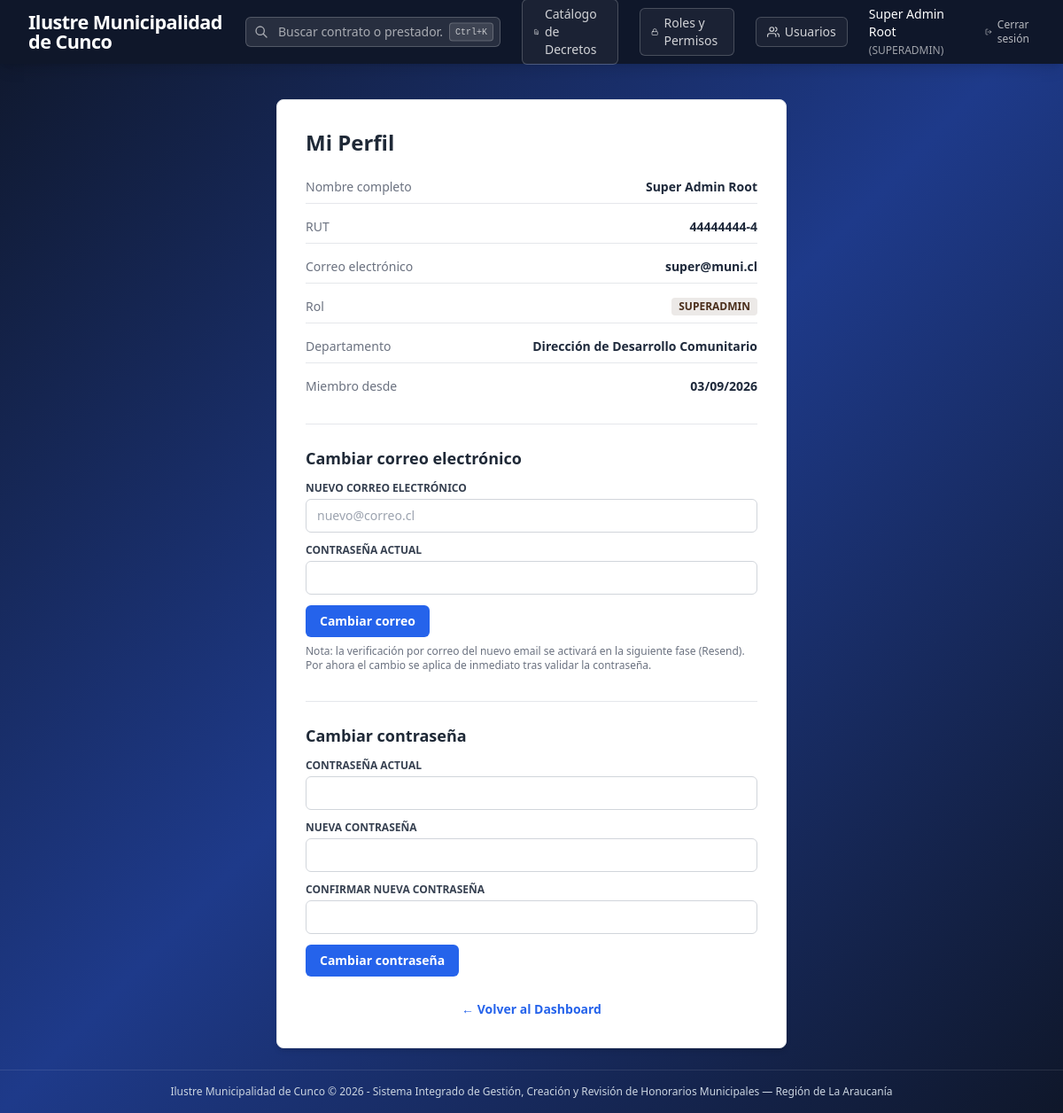
The page /auth/profile (signed in) on the database as committed earlier.
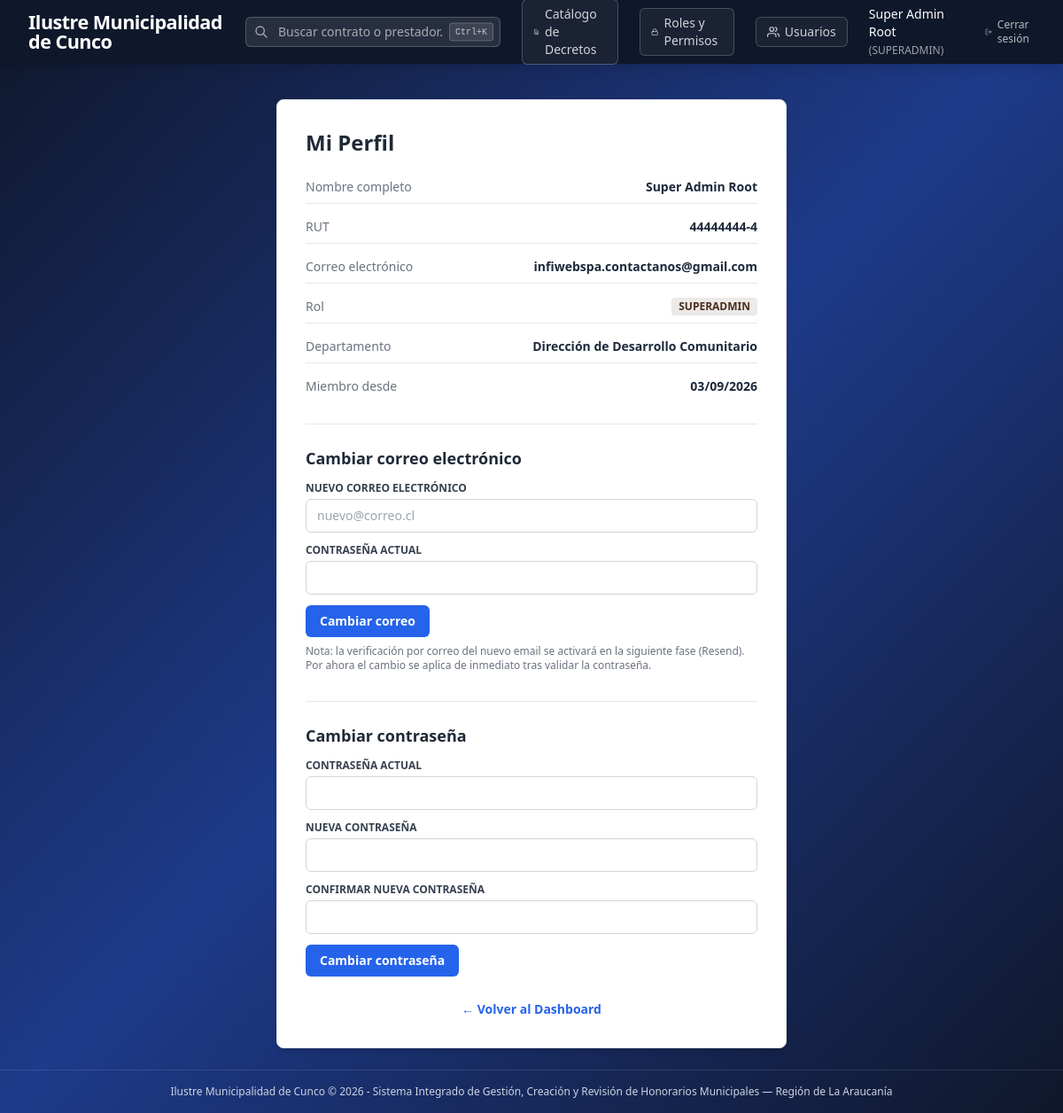
The same page on the database as committed later.
### app/models/user.py (models this page shows, shortened)
class User(db.Model):
    __tablename__ = 'users'
    id = db.Column(db.Integer, primary_key=True, autoincrement=True)
    rut = db.Column(db.String(20), nullable=False, unique=True)
    first_name = db.Column(db.String(100), nullable=False)
    last_name = db.Column(db.String(100), nullable=False)
    email = db.Column(db.String(120), nullable=False, unique=True)
    password_hash = db.Column(db.String(255), nullable=False)
    role = db.Column(db.String(50), nullable=False)  # SUPERADMIN, ADMIN_RRHH, JEFE_DEPTO, FINANZAS_CONTROL
    department_id = db.Column(db.Integer, db.ForeignKey('departments.id', ondelete='SET NULL'), nullable=True)
    is_active = db.Column(db.Integer, nullable=False, default=1)
    created_at = db.Column(db.DateTime, nullable=False, default=datetime.utcnow)
    @property
    def full_name(self):
        return f"{self.first_name} {self.last_name}"

### app/auth/routes.py (the view)
@auth_bp.route('/profile', methods=['GET', 'POST'])
@login_required
def profile():
    user = get_current_user()
    password_form = ChangePasswordForm()
    email_form = ChangeEmailForm()
    return render_template('auth/profile.html', user=user,
                           password_form=password_form, email_form=email_form)

### app/auth/forms.py
class ChangePasswordForm(FlaskForm):
    current_password = PasswordField('Contraseña actual', validators=[
        DataRequired(message='Ingrese su contraseña actual.')
    ])
    new_password = PasswordField('Nueva contraseña', validators=[
        DataRequired(message='Ingrese la nueva contraseña.'),
        Length(min=8, message='La contraseña debe tener al menos 8 caracteres.')
    ])
    confirm_password = PasswordField('Confirmar nueva contraseña', validators=[
        DataRequired(message='Confirme la nueva contraseña.'),
        EqualTo('new_password', message='Las contraseñas no coinciden.')
    ])
    submit_password = SubmitField('Cambiar contraseña')

class ChangeEmailForm(FlaskForm):
    new_email = StringField('Nuevo correo electrónico', validators=[
        DataRequired(message='Ingrese el nuevo correo electrónico.'),
        Regexp(r'^[^@\s]+@[^@\s]+\.[^@\s]+$', message='Ingrese un correo electrónico válido.')
    ])
    current_password = PasswordField('Contraseña actual', validators=[
        DataRequired(message='Ingrese su contraseña actual.')
    ])
    submit_email = SubmitField('Cambiar correo')

### app/templates/auth/profile.html (shortened to what the changed rows need)
{% extends "base.html" %}
{% block content %}
<div class="max-w-xl mx-auto bg-white p-8 rounded-lg shadow-md border border-gray-200">
    <h1 class="text-2xl font-bold text-gray-800 mb-6">Mi Perfil</h1>
    <div class="space-y-4 text-sm mb-8">
        <div class="flex justify-between border-b pb-2">
            <span class="text-gray-500">Nombre completo</span>
            <span class="font-semibold">{{ user.full_name }}</span>
        </div>
        <div class="flex justify-between border-b pb-2">
            <span class="text-gray-500">RUT</span>
            <span class="font-semibold">{{ user.rut }}</span>
        </div>
        <div class="flex justify-between border-b pb-2">
            <span class="text-gray-500">Correo electrónico</span>
            <span class="font-semibold">{{ user.email }}</span>
        </div>
        <div class="flex justify-between border-b pb-2">
            <span class="text-gray-500">Rol</span>
            <span class="font-semibold px-2 py-0.5 bg-[#4A2E1B]/10 text-[#4A2E1B] rounded text-xs">{{ user.role }}</span>
        </div>
        <div class="flex justify-between">
            <span class="text-gray-500">Miembro desde</span>
            <span class="font-semibold">{{ user.created_at.strftime('%d/%m/%Y') }}</span>
        </div>
    </div>
    <div class="mb-8 border-t pt-6">
        <h2 class="text-lg font-semibold text-gray-800 mb-3">Cambiar correo electrónico</h2>
    </div>
    <div class="border-t pt-6">
        <h2 class="text-lg font-semibold text-gray-800 mb-3">Cambiar contraseña</h2>
    </div>
</div>
{% endblock %}

### app/templates/base.html (shortened to what the changed rows need)
<!DOCTYPE html>
<html lang="es">
<head>
    <script src="https://cdn.tailwindcss.com"></script>
</head>
<body class="min-h-screen text-slate-800 flex flex-col font-sans bg-gradient-to-br from-[#0f172a] via-[#1e3a8a] to-slate-900">
    <nav class="bg-slate-900 text-white shadow-lg relative z-50">
        <div class="max-w-7xl mx-auto px-4 sm:px-6 lg:px-8">
            <div class="flex items-center justify-between h-[72px]">
                {% if session.get('user_id') %}
                <div class="flex items-center gap-6">
                    <div class="relative" id="global_search_container">
                        <div class="relative">
                            <svg class="absolute left-2.5 top-1/2 -translate-y-1/2 w-4 h-4 text-white/60" fill="none" stroke="currentColor" viewBox="0 0 24 24">
                                <path stroke-linecap="round" stroke-linejoin="round" stroke-width="2" d="M21 21l-6-6m2-5a7 7 0 11-14 0 7 7 0 0114 0z"/>
                            </svg>
                            <input type="text" id="global_search_input"
                                placeholder="Buscar contrato o prestador..."
                                autocomplete="off"
                                class="w-56 lg:w-72 pl-9 pr-16 py-1.5 bg-white/10 border border-white/20 rounded-md text-sm text-white placeholder-white/60 focus:outline-none focus:ring-2 focus:ring-white/40 focus:bg-white/20 transition">
                            <kbd class="absolute right-2 top-1/2 -translate-y-1/2 text-[10px] bg-white/10 text-white/70 px-1.5 py-0.5 rounded border border-white/20 font-mono">Ctrl+K</kbd>
                        </div>
                    </div>
                    {% if session.get('user_role') == 'SUPERADMIN' %}
                    <a href="{{ url_for('decrees.index') }}"
                        class="flex items-center gap-1.5 text-sm font-medium text-white/80 hover:text-white transition border border-white/20 bg-white/5 hover:bg-white/10 px-3 py-1.5 rounded-md"
                        title="Catálogo maestro de decretos anuales (VISTOS)">
                        Catálogo de Decretos
                    </a>
                    <a href="{{ url_for('admin.roles') }}"
                        class="flex items-center gap-1.5 text-sm font-medium text-white/80 hover:text-white transition border border-white/20 bg-white/5 hover:bg-white/10 px-3 py-1.5 rounded-md"
                        title="Gestión de roles y permisos (RBAC)">
                        <svg xmlns="http://www.w3.org/2000/svg" width="14" height="14" viewBox="0 0 24 24" fill="none" stroke="currentColor" stroke-width="2" stroke-linecap="round" stroke-linejoin="round"><rect x="3" y="11" width="18" height="11" rx="2" ry="2"/><path d="M7 11V7a5 5 0 0 1 10 0v4"/></svg>
                        Roles y Permisos
                    </a>
                    <a href="{{ url_for('admin.users') }}"
                        class="flex items-center gap-1.5 text-sm font-medium text-white/80 hover:text-white transition border border-white/20 bg-white/5 hover:bg-white/10 px-3 py-1.5 rounded-md"
                        title="Gestión de usuarios y contraseñas">
                        Usuarios
                    </a>
                    {% endif %}
                    <a href="{{ url_for('auth.profile') }}" class="text-sm font-medium text-white hover:text-white/80 transition">
                        {{ session.get('user_name') }}
                        <span class="text-xs text-white/60">({{ session.get('user_role') }})</span>
                    </a>
                    <a href="{{ url_for('auth.logout') }}" class="text-white/70 hover:text-white text-xs font-medium transition flex items-center gap-1.5">
                        <svg xmlns="http://www.w3.org/2000/svg" width="14" height="14" viewBox="0 0 24 24" fill="none" stroke="currentColor" stroke-width="2" stroke-linecap="round" stroke-linejoin="round"><path d="M9 21H5a2 2 0 0 1-2-2V5a2 2 0 0 1 2-2h4"/><polyline points="16 17 21 12 16 7"/><line x1="21" y1="12" x2="9" y2="12"/></svg>
                        Cerrar sesión
                    </a>
                </div>
                {% endif %}
            </div>
        </div>
    </nav>
    <main class="flex-grow max-w-7xl w-full mx-auto px-4 sm:px-6 lg:px-8 py-6 relative z-10">
        {% block content %}{% endblock %}
    </main>
</body>
</html>

Rows that differ between the two databases and show on the page:
changed User "Super Admin Root": email "super@muni.cl" → "infiwebspa.contactanos@gmail.com"
